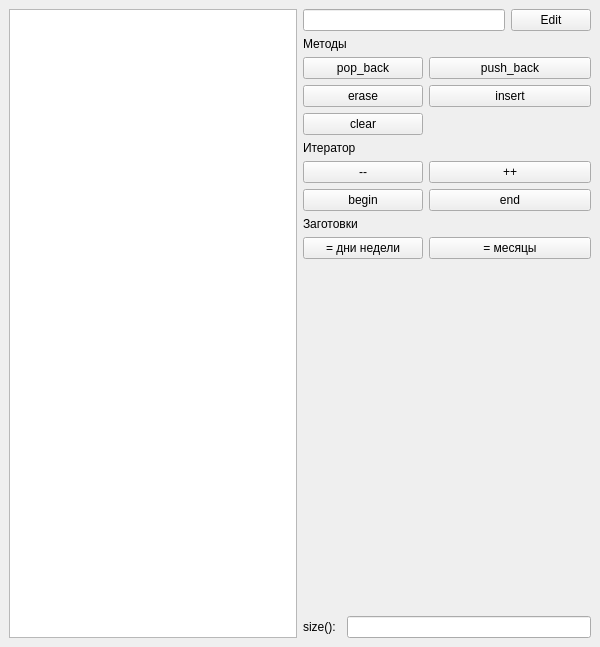
<?xml version="1.0" encoding="UTF-8"?>
<ui version="4.0">
 <class>MainWindow</class>
 <widget class="QMainWindow" name="MainWindow">
  <property name="geometry">
   <rect>
    <x>0</x>
    <y>0</y>
    <width>600</width>
    <height>647</height>
   </rect>
  </property>
  <property name="windowTitle">
   <string>std::vector demo</string>
  </property>
  <widget class="QWidget" name="centralwidget">
   <layout class="QGridLayout" name="gridLayout_2">
    <item row="0" column="0">
     <widget class="QListWidget" name="list_widget"/>
    </item>
    <item row="0" column="1">
     <layout class="QGridLayout" name="gridLayout" rowstretch="0,0,0,0,0,0,0,0,0,0,0,0,0" columnstretch="1,2,2,1">
      <item row="6" column="2" colspan="2">
       <widget class="QPushButton" name="pb_plus">
        <property name="text">
         <string>++</string>
        </property>
       </widget>
      </item>
      <item row="5" column="0" colspan="4">
       <widget class="QLabel" name="lbl_4">
        <property name="text">
         <string>Итератор</string>
        </property>
       </widget>
      </item>
      <item row="10" column="0" colspan="2">
       <widget class="QPushButton" name="pb_days">
        <property name="text">
         <string>= дни недели</string>
        </property>
       </widget>
      </item>
      <item row="3" column="0" colspan="2">
       <widget class="QPushButton" name="pb_erase">
        <property name="text">
         <string>erase</string>
        </property>
       </widget>
      </item>
      <item row="7" column="0" colspan="2">
       <widget class="QPushButton" name="pb_begin">
        <property name="text">
         <string>begin</string>
        </property>
       </widget>
      </item>
      <item row="10" column="2" colspan="2">
       <widget class="QPushButton" name="pb_months">
        <property name="text">
         <string>= месяцы</string>
        </property>
       </widget>
      </item>
      <item row="1" column="0" colspan="4">
       <widget class="QLabel" name="lbl_1">
        <property name="text">
         <string>Методы</string>
        </property>
       </widget>
      </item>
      <item row="11" column="1">
       <spacer name="verticalSpacer">
        <property name="orientation">
         <enum>Qt::Orientation::Vertical</enum>
        </property>
        <property name="sizeHint" stdset="0">
         <size>
          <width>20</width>
          <height>40</height>
         </size>
        </property>
       </spacer>
      </item>
      <item row="12" column="0">
       <widget class="QLabel" name="lbl_3">
        <property name="text">
         <string>size():</string>
        </property>
       </widget>
      </item>
      <item row="9" column="0" colspan="3">
       <widget class="QLabel" name="lbl_2">
        <property name="text">
         <string>Заготовки</string>
        </property>
       </widget>
      </item>
      <item row="6" column="0" colspan="2">
       <widget class="QPushButton" name="pb_minus">
        <property name="text">
         <string>--</string>
        </property>
       </widget>
      </item>
      <item row="4" column="0" colspan="2">
       <widget class="QPushButton" name="pb_clear">
        <property name="text">
         <string>clear</string>
        </property>
       </widget>
      </item>
      <item row="2" column="0" colspan="2">
       <widget class="QPushButton" name="pb_pop_back">
        <property name="text">
         <string>pop_back</string>
        </property>
       </widget>
      </item>
      <item row="3" column="2" colspan="2">
       <widget class="QPushButton" name="pb_insert">
        <property name="text">
         <string>insert</string>
        </property>
       </widget>
      </item>
      <item row="12" column="1" colspan="3">
       <widget class="QLineEdit" name="txt_size"/>
      </item>
      <item row="7" column="2" colspan="2">
       <widget class="QPushButton" name="pb_end">
        <property name="text">
         <string>end</string>
        </property>
       </widget>
      </item>
      <item row="2" column="2" colspan="2">
       <widget class="QPushButton" name="pb_push_back">
        <property name="text">
         <string>push_back</string>
        </property>
       </widget>
      </item>
      <item row="0" column="0" colspan="3">
       <widget class="QLineEdit" name="txt_elem_content"/>
      </item>
      <item row="0" column="3">
       <widget class="QPushButton" name="pb_edit">
        <property name="text">
         <string>Edit</string>
        </property>
       </widget>
      </item>
     </layout>
    </item>
   </layout>
  </widget>
 </widget>
 <resources/>
 <connections/>
</ui>
